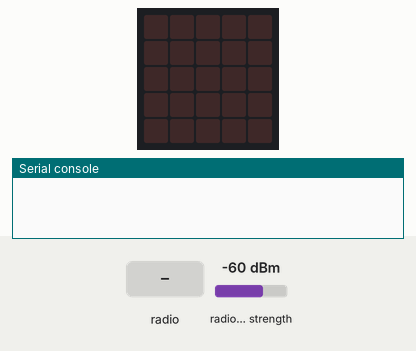
A program run on a simulated BBC micro:bit running MicroPython. Shown: the board's 5×5 LED display, the last lines printed to the serial console. Inputs (shaded band) come from the test bench; at power-on: radio signal strength -60 dBm.

Above: at 1.2 s.
1.3 s: radio message "1" arrives
At 1.34 s:
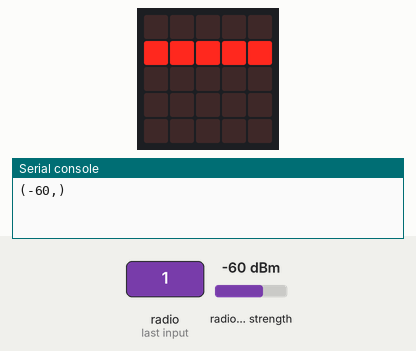
Timing chart, 0 to 4.3 s (numbered marks = the images above; inputs shaded):
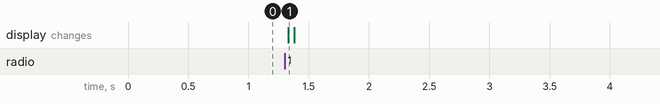

The program:

radio_dowser.py
```python
from microbit import *
import radio

radio.config(channel=42,power=2)
radio.on()

while True:
    # radio.send("ping") # uncomment for both send and receive behaviour
    r = radio.receive_full()
    if r:
        msg, rssi, ts = r
        print((rssi,))
        if rssi > -60:
            display.show(Image("99999:00000:00000:00000:00000"))
        elif rssi > -70:
            display.show(Image("00000:99999:00000:00000:00000"))
        elif rssi > -80:
            display.show(Image("00000:00000:99999:00000:00000"))
        elif rssi > -90:
            display.show(Image("00000:00000:00000:99999:00000"))
        elif rssi > -100:
            display.show(Image("00000:00000:00000:00000:99999"))
        else:
            display.clear()
    else:
        display.clear()
    sleep(50)
```

Measured:
- after the input at 1.3 s, the display: changes at once (image 1)
